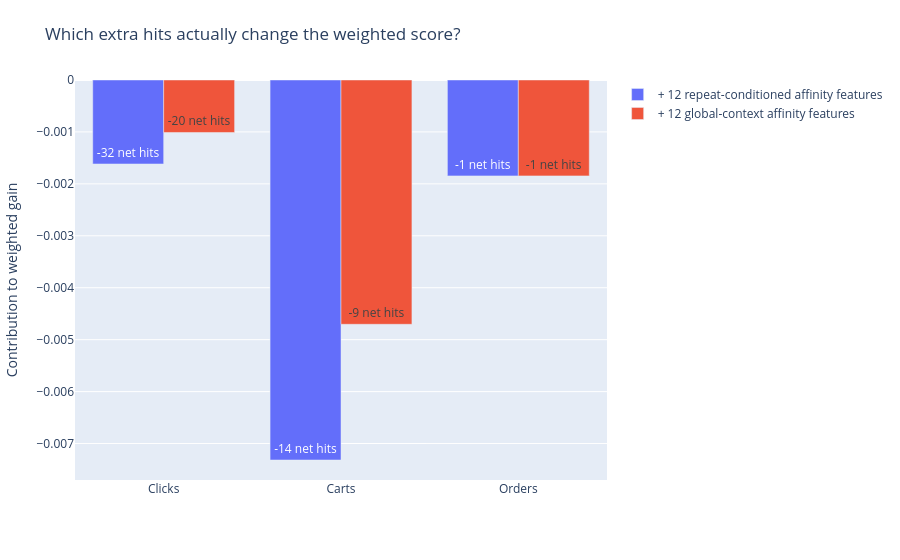

This figure's notebook cell:
### Markdown cell above
## Exact-hit contributions

### Code cell
view.show_chart(5)

### Figure 1 — Plotly figure (JSON) as saved in the notebook; plotly's stock layout.template omitted (floating-point values rounded to 4 significant figures)
{"data": [{"name": "+ 12 repeat-conditioned affinity features", "text": ["-32 net hits", "-14 net hits", "-1 net hits"], "type": "bar", "x": ["Clicks", "Carts", "Orders"], "y": [-0.001617, -0.007317, -0.001846]}, {"name": "+ 12 global-context affinity features", "text": ["-20 net hits", "-9 net hits", "-1 net hits"], "type": "bar", "x": ["Clicks", "Carts", "Orders"], "y": [-0.001011, -0.004704, -0.001846]}], "layout": {"barmode": "group", "margin": {"b": 80, "l": 65, "r": 35, "t": 80}, "title": {"text": "Which extra hits actually change the weighted score?"}, "yaxis": {"title": {"text": "Contribution to weighted gain"}}}}
